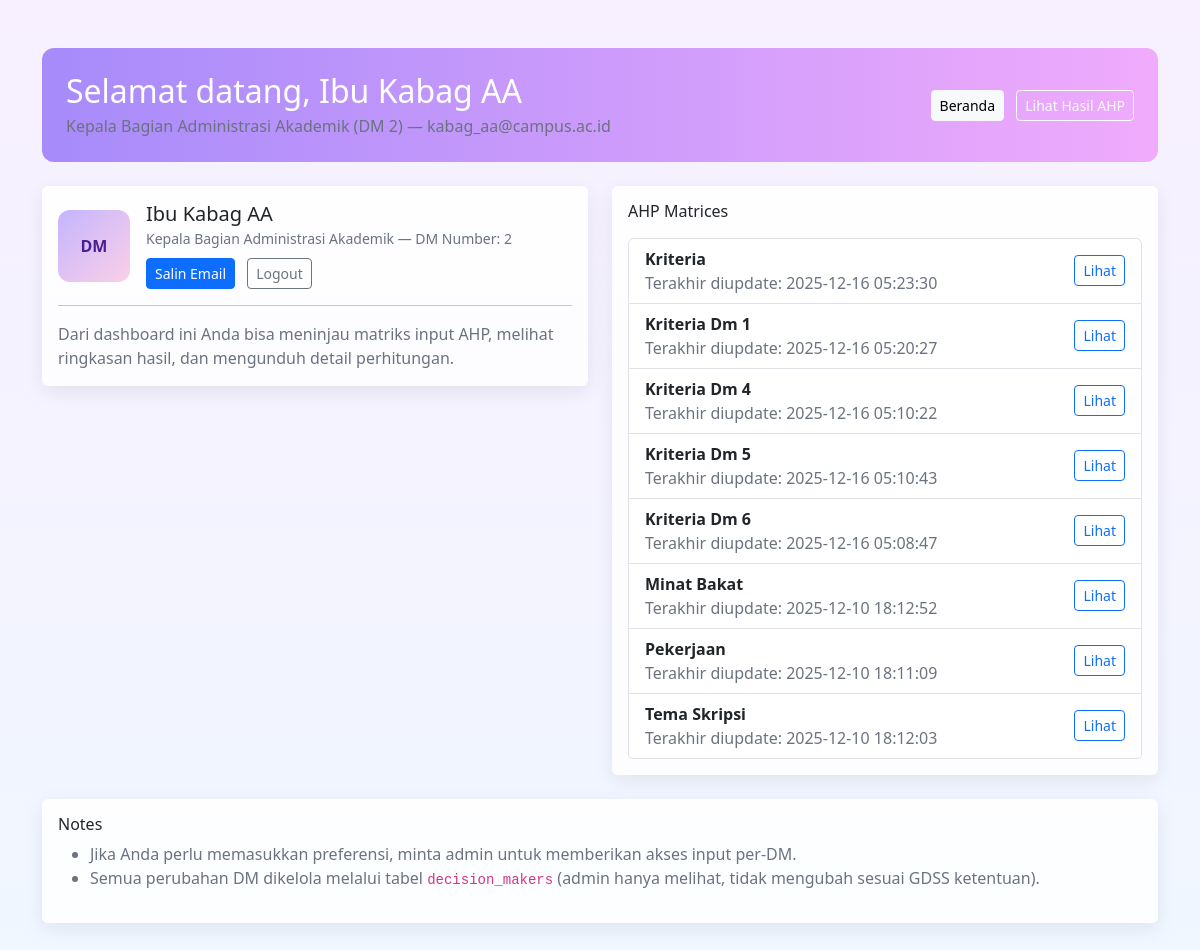
Page /dm_dashboard.php (signed in) on the committed database.
### tables this page shows
CREATE TABLE `ahp_input_matrices` (
  `id` int NOT NULL,
  `level_name` varchar(50) NOT NULL,
  `input_matrix` json NOT NULL,
  `last_updated` timestamp NULL DEFAULT CURRENT_TIMESTAMP ON UPDATE CURRENT_TIMESTAMP
);

### dm_dashboard.php (the view, shortened to what this page needs)
<?php
include __DIR__ . '/ahp/ahp_core.php';
$dm_name = htmlspecialchars($_SESSION['user_nama'] ?? 'Decision Maker');
$dm_number = htmlspecialchars($_SESSION['dm_number'] ?? '');
$dm_email = htmlspecialchars($_SESSION['user_email'] ?? '');
$dm_role_label = htmlspecialchars($_SESSION['dm_role_label'] ?? 'Decision Maker');
$matrices = [];
if (isset($conn) && $conn) {
    $q = $conn->query("SELECT id, level_name, last_updated FROM ahp_input_matrices ORDER BY level_name");
    if ($q) {
        while ($r = $q->fetch_assoc()) {
            $matrices[] = $r;
        }
    }
}
?>
<!DOCTYPE html>
<html lang="id">
<head>
    <link href="https://cdn.jsdelivr.net/npm/bootstrap@5.3.0/dist/css/bootstrap.min.css" rel="stylesheet">
</head>
<body>
<div class="container py-5">
    <div class="row mb-4">
        <div class="col-12">
            <div class="p-4 hero d-flex align-items-center justify-content-between">
                <div>
                    <h2 class="mb-1">Selamat datang, <?php echo $dm_name; ?></h2>
                    <div class="small-muted"><?php echo htmlspecialchars($dm_role_label); ?> (DM <?php echo $dm_number; ?>) — <span id="dmEmail"><?php echo $dm_email; ?></span></div>
                </div>
                <div class="text-end">
                    <a href="index.php" class="btn btn-light btn-sm me-2">Beranda</a>
                    <a href="ahp/ahp_result_summary.php" class="btn btn-outline-light btn-sm">Lihat Hasil AHP</a>
                </div>
            </div>
        </div>
    </div>
    <div class="row g-4">
        <div class="col-lg-6">
            <div class="card card-ghost p-3">
                <div class="d-flex align-items-center">
                    <div class="me-3">
                        <div style="width:72px;height:72px;border-radius:12px;background:linear-gradient(135deg,#c4b5fd,#fbcfe8);display:flex;align-items:center;justify-content:center;font-weight:700;color:#4c1d95">DM</div>
                    </div>
                    <div>
                        <h5 class="mb-0"><?php echo $dm_name; ?></h5>
                        <small class="small-muted"><?php echo htmlspecialchars($dm_role_label); ?> — DM Number: <?php echo $dm_number; ?></small>
                        <div class="mt-2">
                            <button class="btn btn-sm btn-primary" onclick="copyEmail()">Salin Email</button>
                            <a href="logout.php" class="btn btn-sm btn-outline-secondary ms-2">Logout</a>
                        </div>
                    </div>
                </div>
                <hr>
                <p class="mb-0 small-muted">Dari dashboard ini Anda bisa meninjau matriks input AHP, melihat ringkasan hasil, dan mengunduh detail perhitungan.</p>
            </div>
        </div>
        <div class="col-lg-6">
            <div class="card card-ghost p-3">
                <h6 class="mb-3">AHP Matrices</h6>
                <?php if (empty($matrices)): ?>
                    <div class="text-center text-muted">Belum ada matriks AHP tersimpan.</div>
                <?php else: ?>
                    <div class="list-group">
                        <?php foreach ($matrices as $m): ?>
                            <div class="list-group-item d-flex justify-content-between align-items-center">
                                <div>
                                    <strong><?php echo htmlspecialchars(ucwords(str_replace('_',' ',$m['level_name']))); ?></strong>
                                    <div class="small-muted">Terakhir diupdate: <?php echo htmlspecialchars($m['last_updated']); ?></div>
                                </div>
                                <div>
                                    <a href="ahp/ahp_weights.php?level=<?php echo urlencode($m['level_name']); ?>" class="btn btn-sm btn-outline-primary">Lihat</a>
                                </div>
                            </div>
                        <?php endforeach; ?>
                    </div>
                <?php endif; ?>
            </div>
        </div>
    </div>
    <div class="row mt-4">
        <div class="col-12">
            <div class="card card-ghost p-3">
                <h6>Notes</h6>
                <ul>
                    <li class="small-muted">Jika Anda perlu memasukkan preferensi, minta admin untuk memberikan akses input per-DM.</li>
                    <li class="small-muted">Semua perubahan DM dikelola melalui tabel <code>decision_makers</code> (admin hanya melihat, tidak mengubah sesuai GDSS ketentuan).</li>
                </ul>
            </div>
        </div>
    </div>
</div>
</body>
</html>

### dm_dashboard.php (style rules this page uses)
body { background: linear-gradient(180deg,#f8f0ff 0%,#f0f7ff 100%); }
.hero { background: linear-gradient(90deg,#a78bfa,#f0abfc); color:#fff; border-radius:12px; }
.card-ghost { background: rgba(255,255,255,0.85); border: none; box-shadow: 0 6px 20px rgba(16,24,40,0.08); }
.small-muted { color: #6b7280; }

### rows in the picture
ahp_input_matrices: level_name "Kriteria", last_updated "2025-12-16 05:23:30"
ahp_input_matrices: level_name "Kriteria Dm 1", last_updated "2025-12-16 05:20:27"
ahp_input_matrices: level_name "Kriteria Dm 4", last_updated "2025-12-16 05:10:22"
ahp_input_matrices: level_name "Kriteria Dm 5", last_updated "2025-12-16 05:10:43"
ahp_input_matrices: level_name "Kriteria Dm 6", last_updated "2025-12-16 05:08:47"
ahp_input_matrices: level_name "Minat Bakat", last_updated "2025-12-10 18:12:52"
ahp_input_matrices: level_name "Pekerjaan", last_updated "2025-12-10 18:11:09"
ahp_input_matrices: level_name "Tema Skripsi", last_updated "2025-12-10 18:12:03"

### other values in the picture
$dm_name "Ibu Kabag AA"
$dm_role_label "Kepala Bagian Administrasi Akademik"
$dm_number "2"
$dm_email "kabag_aa@campus.ac.id"
